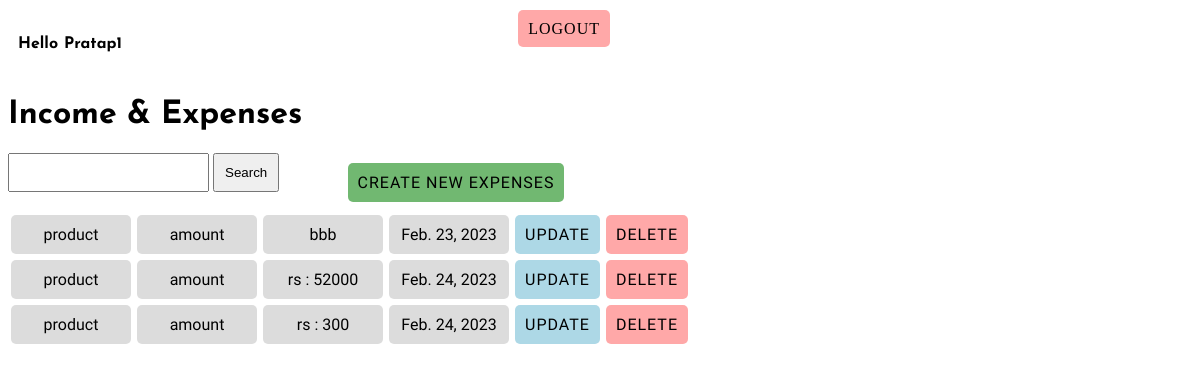
Screenshot of /expenses (signed in) with the database file from the repository.
### ap/models.py (models this page shows, shortened)
class db(models.Model):
    user = models.ForeignKey(User,on_delete=models.CASCADE,null=True,blank=True)
    product = models.CharField(max_length=200)
    amount = models.IntegerField()
    description = models.CharField(max_length=200)
    complete = models.BooleanField(default=False)
    created = models.DateField(auto_now_add=True)
    class Meta:
        ordering = ['complete']

### ap/views.py (the view)
# urls.py: path('expenses',expenses.as_view(),name='expenses'),
class expenses(ListView):
    model = db
    template_name = 'index.html'
    context_object_name = 'passing_data'
    def get_context_data(self, **kwargs):
        context = super().get_context_data(**kwargs)
        context['passing_data'] = context['passing_data'].filter(user=self.request.user)
        context['count'] = context['passing_data'].filter(complete=False).count()
        search_input = self.request.GET.get('search-area')or ''
        if search_input:
            context['passing_data'] = context['passing_data'].filter(product__icontains = search_input)
            context['search_input'] = search_input
        return context

### ap/templates/index.html (shortened to what this page needs)
<!DOCTYPE html>
<html lang="en">
<head>
</head>
<body>
  {% if request.user.is_authenticated %}
  <div class="cust_hed_nav">
    <div class="cust_1"><p class="p_1">Hello</p> <p class="p_1">{{ request.user | title }}</p></div>
    <div class="cust_2"><a class="logout_lnk" href="{% url 'logout' %}">logout</a></div>
  </div>
  {% else %}
  <a href="{% url 'login' %}">login</a>
  {% endif %}
  <h1 class="page_hed">Income & Expenses</h1>
   <div class="contanier_sem">
    <form action="" method="GET">
      <input class="cust_search" type="text" name="search-area" value="{{ search_input }}">
      <input class="cust_search" type="submit" value="Search">
    </form>
    <a class="cust_add" href="{% url 'create' %}">Create New Expenses</a>
   </div>
    <center>
    {% for i in passing_data %}
   <div class="data_rep_con">
    <div class="cust_prod"> {{ i.product }} </div>
    <div class="cust_amount"> {{ i.amount }} </div>
    <div class="cust_des">{{ i.description }}</div>
    <div class="cust_cre">{{ i.created }} </div>
    <a class="cust_lnk bck_1" href="{% url 'update' i.id %}">update</a>
    <a class="cust_lnk bck_2"  href="{% url 'delete' i.id %}">Delete</a>
   </div>
      {% empty %}
      <h3>nothing</h3>
      {% endfor %}
    </center>
</body>
</html>

### ap/templates/index.html (style rules this page uses)
.cust_prod ,.cust_amount,.cust_des,.cust_cre { font-family: 'Mukta', sans-serif; padding: 10px; }
.cust_prod,.cust_amount,.cust_des,.cust_cre { background-color: rgba(128, 128, 128, 0.274); width: 100px; margin: 3px; border-radius: 5px; }
.cust_lnk { padding: 10px; font-family: 'Mukta', sans-serif; text-decoration: none; text-transform: uppercase; color: black; letter-spacing: 1px; }
.data_rep_con { display: flex; }
.bck_1 { margin: 3px; border-radius: 5px; background-color: lightblue; }
.bck_2 { border-radius: 5px; background-color: rgba(255, 0, 0, 0.343); margin: 3px; }
.contanier_sem { display: flex; justify-content: space-between; width: 47%; }
.cust_add { margin: 10px 0px; width: auto; padding: 10px; border-radius: 5px; font-family: 'Mukta', sans-serif; text-decoration: none; text-transform: uppercase; color: black; letter-spacing: 1px; background-color: rgba(0, 128, 0, 0.555); }
.cust_search { padding: 10px; }
.page_hed { font-family: 'Josefin Sans', sans-serif; }
.cust_hed_nav { display: flex; justify-content: space-between; width: 50%; margin-top: 10px; padding: 10px; }
.cust_1 { display: flex; }
.p_1,.p_2 { padding-right: 6px; font-family: 'Josefin Sans', sans-serif; font-weight: bold; }
.logout_lnk { letter-spacing: 1px; text-transform: uppercase; text-decoration: none; color: black; border-radius: 5px; background-color: rgba(255, 0, 0, 0.343); padding: 10px; }

### rows the page displays
db: product "product", amount "amount", description "bbb", created "Feb. 23, 2023"
db: product "product", amount "amount", description "rs : 52000", created "Feb. 24, 2023"
db: product "product", amount "amount", description "rs : 300", created "Feb. 24, 2023"

### other values shown
{{ request.user | title }} "Pratap1"
